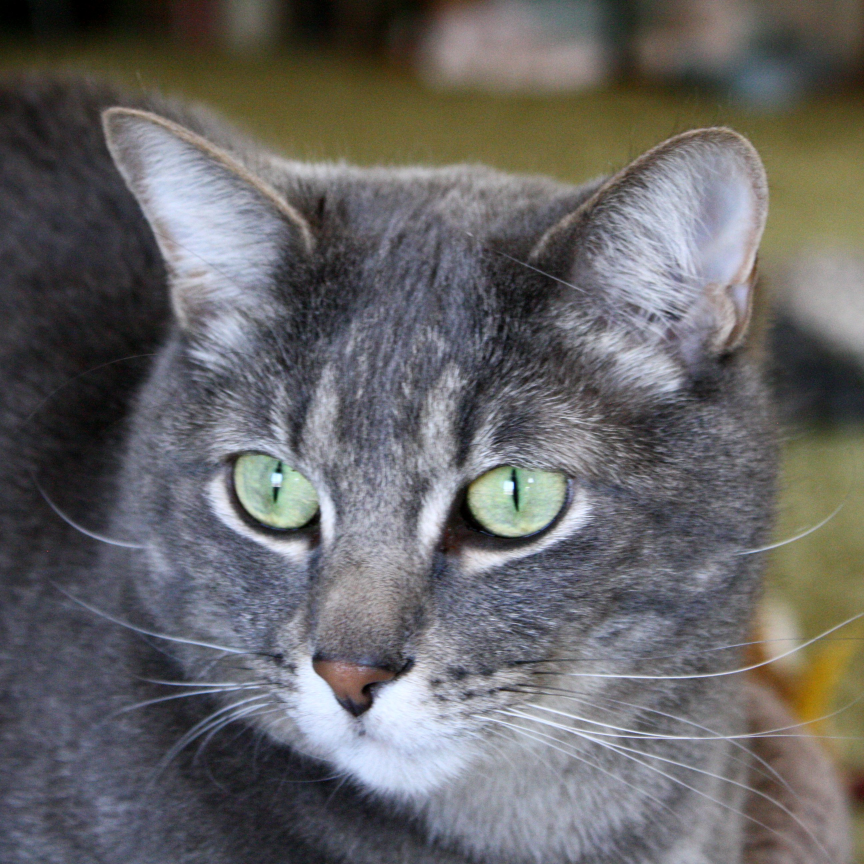
#> input picture figure/gray-tabby-cat-with-green-eyes-close-up.jpg, 2592 x 2592 px (shown at 1/3 size)
$ python catplot.py
#> lines starting #> are read from the running program, lines starting #| are printed output that depends on the picture
import matplotlib.pyplot as plt
from skimage.feature import hog
import skimage.io
from skimage import color, exposure
import skimage
im = skimage.io.imread('gray-tabby-cat-with-green-eyes-close-up.jpg')
#> im is the input picture: shape (2592, 2592, 3); mean R, G, B 103.2, 101.9, 102.5
image = color.rgb2gray(im)
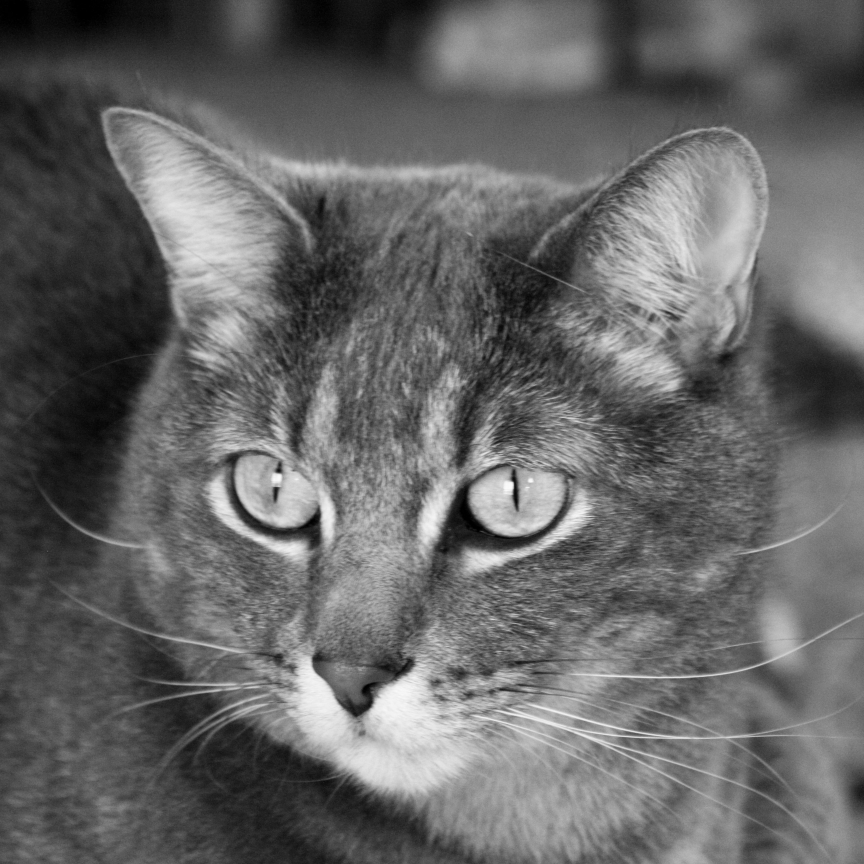
#> image: shape (2592, 2592) float64 (shown at 1/3 size); min 0, max 0.99, mean 0.401
fig, (ax1, ax2) = plt.subplots(1, 2, figsize=(8, 4))
ax1.axis('off')
ax1.imshow(image, cmap=plt.cm.gray)
ax1.set_title('Input image')
fd, hog_image = hog(image, orientations=8, pixels_per_cell=(92, 92),
                    cells_per_block=(1, 1), visualise=True)
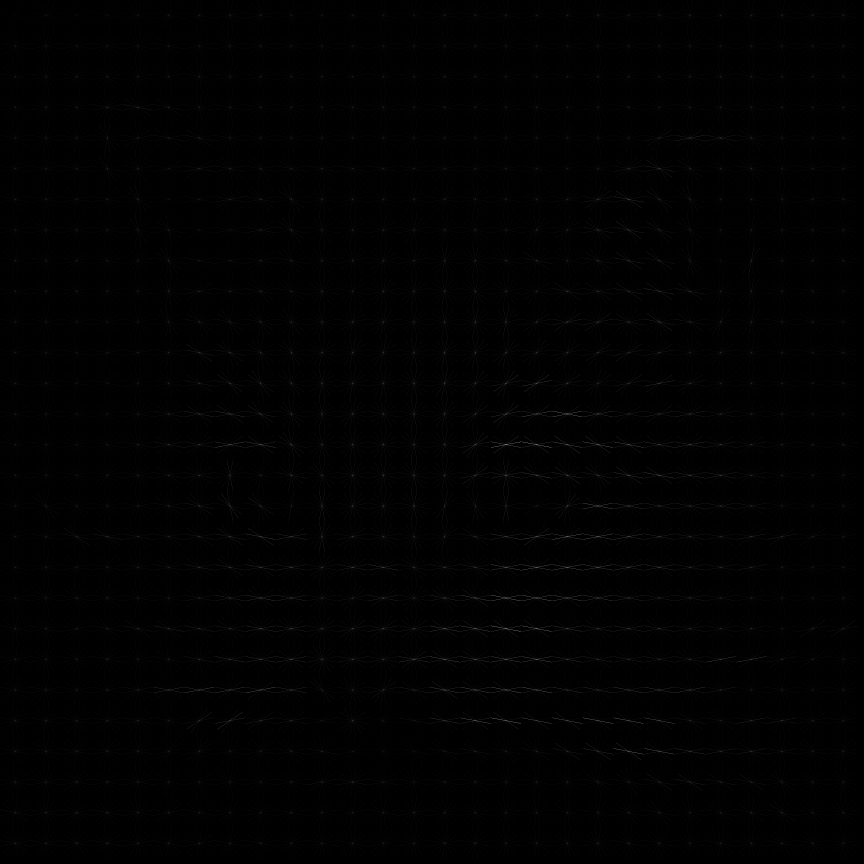
#> hog_image: shape (2592, 2592) float64 (shown at 1/3 size); min 0, max 0.0598, mean 0.000298; drawn with min black and max white
#> fd = 6272 values, max 0.596 at index 5292, min 0.0989 at index 3271, mean 0.35
# Rescale histogram for better display
hog_image_rescaled = exposure.rescale_intensity(hog_image, in_range=(0, 0.02))
ax2.axis('off')
ax2.imshow(hog_image_rescaled, cmap=plt.cm.gray)
ax2.set_title('Histogram of Oriented Gradients')
# [6 lines of commented-out code are left out]
plt.savefig('cat_hog.png')
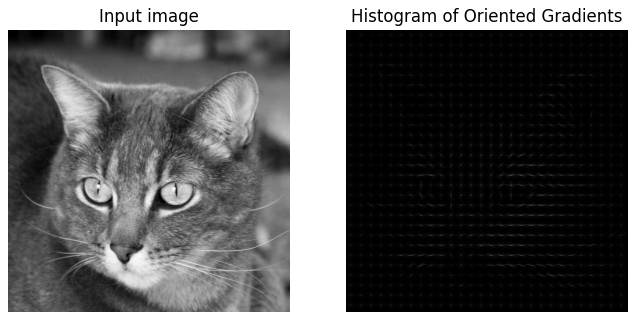
#> figure drawn by matplotlib, 2 panels
